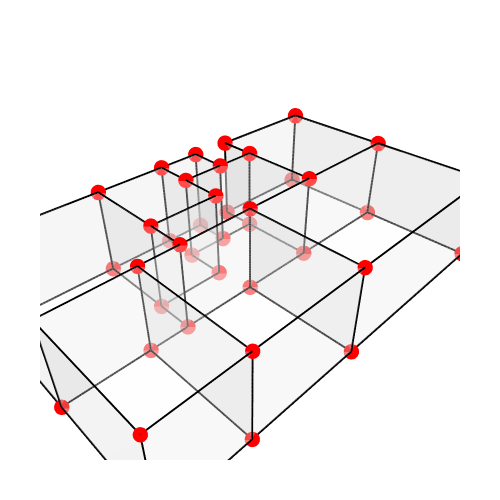

The notebook cell this image was saved under:
### Markdown cell above
## 9. Show the geometry and the graph

### Code cell
Topology.Show(cc_old, primal_graph_old,
              vertexSizeKey="size",
              vertexColorKey="color",
              edgeWidthKey="width",
              edgeColorKey="color",
              faceOpacity=0.3,
              backgroundColor="white",
              width=500,
              height=500,
              renderer=renderer)

### Figure 1 — Plotly figure (JSON) as saved in the notebook; plotly's stock layout.template omitted (floating-point values rounded to 4 significant figures; data arrays with more than 128 entries replaced by an {"elided": "..."} marker saying what was removed)
{"data": [{"customdata": ["", "", "", "", "", "", "", "", "", "", "", "", "", "", "", "", "", "", "", "", "", "", "", "", "", "", "", "", "", "", "", "", "", "", "", "", "", "", "", "", "", ""], "hoverinfo": "text", "hovertemplate": ["Click ", "Click ", "Click ", "Click ", "Click ", "Click ", "Click ", "Click ", "Click ", "Click ", "Click ", "Click ", "Click ", "Click ", "Click ", "Click ", "Click ", "Click ", "Click ", "Click ", "Click ", "Click ", "Click ", "Click ", "Click ", "Click ", "Click ", "Click ", "Click ", "Click ", "Click ", "Click ", "Click ", "Click ", "Click ", "Click ", "Click ", "Click ", "Click ", "Click ", "Click ", "Click "], "hovertext": ["", "", "", "", "", "", "", "", "", "", "", "", "", "", "", "", "", "", "", "", "", "", "", "", "", "", "", "", "", "", "", "", "", "", "", "", "", "", "", "", "", ""], "legendgroup": "1", "legendrank": 1, "marker": {"color": ["#000000", "#000000", "#000000", "#000000", "#000000", "#000000", "#000000", "#000000", "#000000", "#000000", "#000000", "#000000", "#000000", "#000000", "#000000", "#000000", "#000000", "#000000", "#000000", "#000000", "#000000", "#000000", "#000000", "#000000", "#000000", "#000000", "#000000", "#000000", "#000000", "#000000", "#000000", "#000000", "#000000", "#000000", "#000000", "#000000", "#000000", "#000000", "#000000", "#000000", "#000000", "#000000"], "line": {"width": 0}, "opacity": 1, "size": [2.8, 2.8, 2.8, 2.8, 2.8, 2.8, 2.8, 2.8, 2.8, 2.8, 2.8, 2.8, 2.8, 2.8, 2.8, 2.8, 2.8, 2.8, 2.8, 2.8, 2.8, 2.8, 2.8, 2.8, 2.8, 2.8, 2.8, 2.8, 2.8, 2.8, 2.8, 2.8, 2.8, 2.8, 2.8, 2.8, 2.8, 2.8, 2.8, 2.8, 2.8, 2.8], "sizemode": "diameter", "symbol": "circle"}, "mode": "markers", "name": "1: Untitled (Vertices)", "showlegend": false, "text": ["", "", "", "", "", "", "", "", "", "", "", "", "", "", "", "", "", "", "", "", "", "", "", "", "", "", "", "", "", "", "", "", "", "", "", "", "", "", "", "", "", ""], "type": "scatter3d", "x": [395.8, 25.41, 395.8, 395.8, 274.1, 25.41, 395.8, 25.41, 395.8, 395.8, 274.1, 25.41, 616.2, 616.2, 616.2, 616.2, 616.2, 616.2, 752.2, 880.5, 880.5, 633.8, 752.2, 880.5, 880.5, 633.8, 633.8, 274.1, 633.8, 274.1, 25.41, 25.41, 752.2, 752.2, 1242.0, 880.5, 1242.0, 880.5, 1242.0, 1242.0, 1242.0, 1242.0], "y": [915.5, 915.5, 666.8, 549.2, 549.2, 549.2, 915.5, 915.5, 666.8, 549.2, 549.2, 549.2, 915.5, 798.2, 666.8, 915.5, 798.2, 666.8, 798.2, 798.2, 549.2, 549.2, 798.2, 798.2, 549.2, 549.2, 183.0, 183.0, 183.0, 183.0, 183.0, 183.0, 915.5, 915.5, 915.5, 915.5, 549.2, 915.5, 915.5, 549.2, 183.0, 183.0], "z": [270, 270, 270, 270, 270, 270, 0, 0, 0, 0, 0, 0, 270, 270, 270, 0, 0, 0, 270, 270, 270, 270, 0, 0, 0, 0, 270, 270, 0, 0, 270, 0, 270, 0, 270, 270, 270, 0, 0, 0, 270, 0]}, {"hoverinfo": "text", "hovertext": [], "legendgroup": "2", "legendrank": 2, "line": {"color": "#000000", "dash": "solid", "width": 1}, "marker": {"color": "#000000", "size": 0.25, "symbol": "circle"}, "mode": "markers+lines", "name": "1: Untitled (Edges)", "showlegend": false, "text": [], "type": "scatter3d", "x": {"elided": "231 float values"}, "y": {"elided": "231 float values"}, "z": {"elided": "231 int values"}}, {"cmax": 1, "cmin": 0, "color": "#FAFAFA", "colorscale": [[0, "#440154"], [0.1111, "#482878"], [0.2222, "#3e4989"], [0.3333, "#31688e"], [0.4444, "#26828e"], [0.5556, "#1f9e89"], [0.6667, "#35b779"], [0.7778, "#6ece58"], [0.8889, "#b5de2b"], [1, "#fde725"]], "flatshading": true, "hoverinfo": "text", "hovertext": "", "i": [0, 3, 3, 5, 6, 5, 3, 3, 3, 4, 10, 2, 11, 1, 1, 11, 10, 9, 10, 8, 12, 12, 14, 14, 14, 14, 15, 13, 13, 17, 17, 8, 17, 16, 13, 13, 19, 20, 20, 21, 12, 16, 20, 22, 21, 23, 25, 18, 9, 4, 9, 25, 25, 17, 24, 24, 4, 4, 18, 18, 25, 28, 28, 29, 29, 29, 28, 28, 2, 2, 29, 29, 31, 31, 31, 29, 32, 32, 32, 32, 32, 33, 16, 22, 34, 35, 35, 35, 35, 39, 34, 19, 19, 37, 23, 24, 23, 39, 19, 19, 34, 40, 40, 41, 41, 28, 41, 41], "j": [1, 2, 0, 0, 7, 6, 6, 8, 9, 9, 9, 10, 10, 11, 0, 1, 11, 10, 7, 7, 5, 3, 5, 15, 6, 12, 12, 16, 17, 13, 3, 6, 8, 6, 3, 4, 13, 12, 13, 20, 20, 12, 21, 20, 19, 19, 24, 24, 25, 9, 8, 9, 17, 16, 17, 22, 2, 26, 4, 27, 18, 27, 26, 26, 2, 10, 29, 9, 1, 30, 26, 30, 30, 1, 11, 31, 14, 12, 33, 15, 20, 20, 15, 16, 21, 36, 21, 37, 38, 38, 39, 24, 39, 21, 21, 23, 37, 23, 18, 27, 19, 39, 41, 40, 27, 25, 28, 24], "k": [2, 4, 2, 3, 0, 0, 5, 6, 8, 3, 4, 4, 2, 2, 7, 7, 7, 8, 8, 6, 3, 13, 12, 6, 5, 15, 16, 12, 16, 3, 8, 16, 16, 15, 4, 18, 18, 13, 19, 19, 22, 22, 23, 23, 23, 24, 18, 19, 18, 18, 17, 17, 24, 22, 22, 23, 26, 27, 27, 28, 28, 26, 29, 2, 10, 9, 9, 25, 30, 26, 30, 31, 1, 11, 10, 10, 12, 20, 15, 14, 33, 22, 33, 33, 19, 21, 34, 36, 37, 35, 35, 39, 34, 36, 37, 39, 38, 38, 27, 40, 40, 34, 39, 27, 28, 24, 24, 39], "legendgroup": "3", "legendrank": 3, "lighting": {"facenormalsepsilon": 0}, "name": "1: Untitled (Faces)", "opacity": 0.3, "showlegend": false, "showscale": false, "text": "", "type": "mesh3d", "x": [25.41, 25.41, 274.1, 395.8, 395.8, 395.8, 395.8, 25.41, 395.8, 395.8, 274.1, 25.41, 616.2, 616.2, 616.2, 616.2, 616.2, 616.2, 633.8, 880.5, 752.2, 880.5, 752.2, 880.5, 880.5, 633.8, 274.1, 633.8, 633.8, 274.1, 25.41, 25.41, 752.2, 752.2, 1242.0, 1242.0, 880.5, 880.5, 1242.0, 1242.0, 1242.0, 1242.0], "y": [915.5, 549.2, 549.2, 666.8, 549.2, 915.5, 915.5, 915.5, 666.8, 549.2, 549.2, 549.2, 798.2, 666.8, 915.5, 915.5, 798.2, 666.8, 549.2, 549.2, 798.2, 798.2, 798.2, 798.2, 549.2, 549.2, 183.0, 183.0, 183.0, 183.0, 183.0, 183.0, 915.5, 915.5, 549.2, 915.5, 915.5, 915.5, 915.5, 549.2, 183.0, 183.0], "z": [270, 270, 270, 270, 270, 270, 0, 0, 0, 0, 0, 0, 270, 270, 270, 0, 0, 0, 270, 270, 270, 270, 0, 0, 0, 0, 270, 270, 0, 0, 270, 0, 270, 0, 270, 270, 270, 0, 0, 0, 270, 0]}, {"hoverinfo": "text", "hovertext": [], "legendgroup": "6", "legendrank": 6, "line": {"color": "#000000", "dash": "solid", "width": 4}, "marker": {"color": "#000000", "size": 1, "symbol": "circle"}, "mode": "markers+lines", "name": "2: Untitled Graph (Edges)", "showlegend": false, "text": [], "type": "scatter3d", "x": {"elided": "231 float values"}, "y": {"elided": "231 float values"}, "z": {"elided": "231 int values"}}, {"customdata": ["", "", "", "", "", "", "", "", "", "", "", "", "", "", "", "", "", "", "", "", "", "", "", "", "", "", "", "", "", "", "", "", "", "", "", "", "", "", "", "", "", ""], "hoverinfo": "text", "hovertemplate": ["Click ", "Click ", "Click ", "Click ", "Click ", "Click ", "Click ", "Click ", "Click ", "Click ", "Click ", "Click ", "Click ", "Click ", "Click ", "Click ", "Click ", "Click ", "Click ", "Click ", "Click ", "Click ", "Click ", "Click ", "Click ", "Click ", "Click ", "Click ", "Click ", "Click ", "Click ", "Click ", "Click ", "Click ", "Click ", "Click ", "Click ", "Click ", "Click ", "Click ", "Click ", "Click "], "hovertext": ["", "", "", "", "", "", "", "", "", "", "", "", "", "", "", "", "", "", "", "", "", "", "", "", "", "", "", "", "", "", "", "", "", "", "", "", "", "", "", "", "", ""], "legendgroup": "5", "legendrank": 5, "marker": {"color": ["#FF0000", "#FF0000", "#FF0000", "#FF0000", "#FF0000", "#FF0000", "#FF0000", "#FF0000", "#FF0000", "#FF0000", "#FF0000", "#FF0000", "#FF0000", "#FF0000", "#FF0000", "#FF0000", "#FF0000", "#FF0000", "#FF0000", "#FF0000", "#FF0000", "#FF0000", "#FF0000", "#FF0000", "#FF0000", "#FF0000", "#FF0000", "#FF0000", "#FF0000", "#FF0000", "#FF0000", "#FF0000", "#FF0000", "#FF0000", "#FF0000", "#FF0000", "#FF0000", "#FF0000", "#FF0000", "#FF0000", "#FF0000", "#FF0000"], "line": {"width": 0}, "opacity": 1, "size": [18, 18, 18, 18, 18, 18, 18, 18, 18, 18, 18, 18, 18, 18, 18, 18, 18, 18, 18, 18, 18, 18, 18, 18, 18, 18, 18, 18, 18, 18, 18, 18, 18, 18, 18, 18, 18, 18, 18, 18, 18, 18], "sizemode": "diameter", "symbol": "circle"}, "mode": "markers", "name": "2: Untitled Graph (Vertices)", "showlegend": false, "text": ["", "", "", "", "", "", "", "", "", "", "", "", "", "", "", "", "", "", "", "", "", "", "", "", "", "", "", "", "", "", "", "", "", "", "", "", "", "", "", "", "", ""], "type": "scatter3d", "x": [395.8, 395.8, 25.41, 395.8, 274.1, 880.5, 1242.0, 616.2, 616.2, 752.2, 25.41, 616.2, 880.5, 752.2, 1242.0, 616.2, 616.2, 633.8, 752.2, 395.8, 880.5, 274.1, 1242.0, 752.2, 633.8, 880.5, 1242.0, 274.1, 633.8, 395.8, 395.8, 1242.0, 880.5, 25.41, 880.5, 25.41, 274.1, 25.41, 25.41, 1242.0, 616.2, 633.8], "y": [666.8, 549.2, 915.5, 915.5, 549.2, 915.5, 549.2, 915.5, 915.5, 798.2, 549.2, 798.2, 549.2, 915.5, 915.5, 666.8, 798.2, 183.0, 798.2, 666.8, 798.2, 183.0, 915.5, 915.5, 183.0, 915.5, 183.0, 549.2, 549.2, 549.2, 915.5, 549.2, 798.2, 549.2, 549.2, 183.0, 183.0, 183.0, 915.5, 183.0, 666.8, 549.2], "z": [270, 270, 270, 270, 270, 270, 270, 270, 0, 0, 270, 0, 0, 270, 0, 0, 270, 270, 270, 0, 270, 0, 270, 0, 0, 0, 0, 0, 0, 0, 0, 0, 0, 0, 270, 270, 270, 0, 0, 270, 270, 270]}], "layout": {"autosize": true, "height": 500, "margin": {"b": 40, "l": 40, "r": 40, "t": 40}, "paper_bgcolor": "#FFFFFF", "plot_bgcolor": "#FFFFFF", "scene": {"aspectmode": "data", "camera": {"center": {"x": 0, "y": 0, "z": 0}, "eye": {"x": -1.25, "y": -1.25, "z": 1.25}, "projection": {"type": "perspective"}, "up": {"x": 0, "y": 0, "z": 1}}, "xaxis": {"visible": false}, "yaxis": {"visible": false}, "zaxis": {"visible": false}}, "showlegend": true, "width": 500, "xaxis": {"showgrid": false, "visible": false, "zeroline": false}, "yaxis": {"showgrid": false, "visible": false, "zeroline": false}}}
